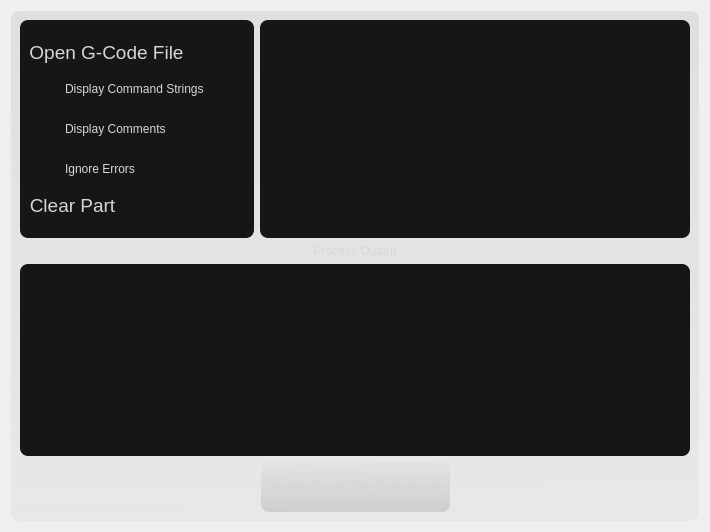
      <widget class="QWidget" name="printToolsPage">
       <property name="styleSheet">
        <string notr="true"/>
       </property>
       <layout class="QVBoxLayout" name="verticalLayout_5">
        <item>
         <widget class="QFrame" name="frame_6">
          <property name="sizePolicy">
           <sizepolicy hsizetype="Preferred" vsizetype="Expanding">
            <horstretch>0</horstretch>
            <verstretch>0</verstretch>
           </sizepolicy>
          </property>
          <property name="minimumSize">
           <size>
            <width>512</width>
            <height>256</height>
           </size>
          </property>
          <property name="maximumSize">
           <size>
            <width>16777215</width>
            <height>16777215</height>
           </size>
          </property>
          <property name="styleSheet">
           <string notr="true">background:

qlineargradient(spread:pad, x1:0.527, y1:1, x2:0.516852, y2:0, stop:0 rgba(89, 84, 91, 12), stop:1 rgba(128, 128, 128, 35));



border-radius: 8;
color: rgb(212,215,217);</string>
          </property>
          <property name="frameShape">
           <enum>QFrame::StyledPanel</enum>
          </property>
          <property name="frameShadow">
           <enum>QFrame::Raised</enum>
          </property>
          <layout class="QVBoxLayout" name="verticalLayout_10">
           <item>
            <layout class="QHBoxLayout" name="horizontalLayout_7">
             <item>
              <widget class="QFrame" name="frame_5">
               <property name="maximumSize">
                <size>
                 <width>16777215</width>
                 <height>235</height>
                </size>
               </property>
               <property name="styleSheet">
                <string notr="true">background:rgb(22, 22, 22,);</string>
               </property>
               <property name="frameShape">
                <enum>QFrame::StyledPanel</enum>
               </property>
               <property name="frameShadow">
                <enum>QFrame::Raised</enum>
               </property>
               <layout class="QVBoxLayout" name="verticalLayout_7">
                <item>
                 <widget class="QPushButton" name="gcode_tool_button_openFile">
                  <property name="sizePolicy">
                   <sizepolicy hsizetype="Fixed" vsizetype="Fixed">
                    <horstretch>0</horstretch>
                    <verstretch>0</verstretch>
                   </sizepolicy>
                  </property>
                  <property name="minimumSize">
                   <size>
                    <width>32</width>
                    <height>32</height>
                   </size>
                  </property>
                  <property name="baseSize">
                   <size>
                    <width>270</width>
                    <height>484</height>
                   </size>
                  </property>
                  <property name="font">
                   <font>
                    <pointsize>14</pointsize>
                   </font>
                  </property>
                  <property name="styleSheet">
                   <string notr="true">background: rgba(0,0,0,0);
color: rgb(212,215,217);</string>
                  </property>
                  <property name="text">
                   <string>Open G-Code File</string>
                  </property>
                  <property name="icon">
                   <iconset resource="icons.qrc">
                    <normaloff>:/icons/icons/iosDownload.png</normaloff>:/icons/icons/iosDownload.png</iconset>
                  </property>
                  <property name="iconSize">
                   <size>
                    <width>30</width>
                    <height>30</height>
                   </size>
                  </property>
                  <property name="flat">
                   <bool>true</bool>
                  </property>
                 </widget>
                </item>
                <item>
                 <layout class="QHBoxLayout" name="horizontalLayout_8">
                  <item>
                   <spacer name="horizontalSpacer">
                    <property name="orientation">
                     <enum>Qt::Horizontal</enum>
                    </property>
                    <property name="sizeType">
                     <enum>QSizePolicy::Preferred</enum>
                    </property>
                    <property name="sizeHint" stdset="0">
                     <size>
                      <width>16</width>
                      <height>20</height>
                     </size>
                    </property>
                   </spacer>
                  </item>
                  <item>
                   <layout class="QVBoxLayout" name="verticalLayout_6">
                    <property name="spacing">
                     <number>25</number>
                    </property>
                    <item>
                     <widget class="QRadioButton" name="radioButton_2">
                      <property name="text">
                       <string>Display Command Strings</string>
                      </property>
                      <property name="autoExclusive">
                       <bool>false</bool>
                      </property>
                     </widget>
                    </item>
                    <item>
                     <widget class="QRadioButton" name="radioButton">
                      <property name="text">
                       <string>Display Comments</string>
                      </property>
                      <property name="autoExclusive">
                       <bool>false</bool>
                      </property>
                     </widget>
                    </item>
                    <item>
                     <widget class="QRadioButton" name="radioButton_3">
                      <property name="text">
                       <string>Ignore Errors</string>
                      </property>
                      <property name="autoExclusive">
                       <bool>false</bool>
                      </property>
                     </widget>
                    </item>
                   </layout>
                  </item>
                  <item>
                   <spacer name="horizontalSpacer_2">
                    <property name="orientation">
                     <enum>Qt::Horizontal</enum>
                    </property>
                    <property name="sizeHint" stdset="0">
                     <size>
                      <width>40</width>
                      <height>20</height>
                     </size>
                    </property>
                   </spacer>
                  </item>
                 </layout>
                </item>
                <item>
                 <widget class="QPushButton" name="gcode_tool_button_clearPart">
                  <property name="sizePolicy">
                   <sizepolicy hsizetype="Fixed" vsizetype="Fixed">
                    <horstretch>0</horstretch>
                    <verstretch>0</verstretch>
                   </sizepolicy>
                  </property>
                  <property name="minimumSize">
                   <size>
                    <width>32</width>
                    <height>32</height>
                   </size>
                  </property>
                  <property name="font">
                   <font>
                    <pointsize>14</pointsize>
                   </font>
                  </property>
                  <property name="styleSheet">
                   <string notr="true">background: rgba(0,0,0,0);
color: rgb(212,215,217);</string>
                  </property>
                  <property name="text">
                   <string>Clear Part</string>
                  </property>
                  <property name="icon">
                   <iconset resource="icons.qrc">
                    <normaloff>:/icons/icons/iosTrash.png</normaloff>:/icons/icons/iosTrash.png</iconset>
                  </property>
                  <property name="iconSize">
                   <size>
                    <width>30</width>
                    <height>30</height>
                   </size>
                  </property>
                  <property name="flat">
                   <bool>true</bool>
                  </property>
                 </widget>
                </item>
               </layout>
              </widget>
             </item>
             <item>
              <widget class="QFrame" name="frame_7">
               <property name="maximumSize">
                <size>
                 <width>512</width>
                 <height>235</height>
                </size>
               </property>
               <property name="styleSheet">
                <string notr="true">background:rgba(22, 22, 22);
border-radius: 8;
</string>
               </property>
               <property name="frameShape">
                <enum>QFrame::StyledPanel</enum>
               </property>
               <property name="frameShadow">
                <enum>QFrame::Raised</enum>
               </property>
               <layout class="QHBoxLayout" name="horizontalLayout">
                <item>
                 <widget class="QTableView" name="PartInfoView">
                  <property name="minimumSize">
                   <size>
                    <width>0</width>
                    <height>200</height>
                   </size>
                  </property>
                  <property name="maximumSize">
                   <size>
                    <width>150</width>
                    <height>200</height>
                   </size>
                  </property>
                  <property name="styleSheet">
                   <string notr="true">background:rgb(22, 22, 22);
border-radius: 0;
</string>
                  </property>
                  <property name="showGrid">
                   <bool>false</bool>
                  </property>
                  <attribute name="horizontalHeaderVisible">
                   <bool>false</bool>
                  </attribute>
                  <attribute name="horizontalHeaderHighlightSections">
                   <bool>false</bool>
                  </attribute>
                  <attribute name="verticalHeaderVisible">
                   <bool>false</bool>
                  </attribute>
                  <attribute name="verticalHeaderHighlightSections">
                   <bool>false</bool>
                  </attribute>
                 </widget>
                </item>
                <item>
                 <widget class="QTableView" name="PartInfoViewData">
                  <property name="minimumSize">
                   <size>
                    <width>0</width>
                    <height>200</height>
                   </size>
                  </property>
                  <property name="maximumSize">
                   <size>
                    <width>16777215</width>
                    <height>200</height>
                   </size>
                  </property>
                  <property name="styleSheet">
                   <string notr="true">background:rgb(22, 22, 22);
border-radius: 0;
</string>
                  </property>
                  <property name="showGrid">
                   <bool>false</bool>
                  </property>
                  <attribute name="horizontalHeaderVisible">
                   <bool>false</bool>
                  </attribute>
                  <attribute name="horizontalHeaderHighlightSections">
                   <bool>false</bool>
                  </attribute>
                  <attribute name="horizontalHeaderStretchLastSection">
                   <bool>true</bool>
                  </attribute>
                  <attribute name="verticalHeaderVisible">
                   <bool>false</bool>
                  </attribute>
                  <attribute name="verticalHeaderHighlightSections">
                   <bool>false</bool>
                  </attribute>
                 </widget>
                </item>
               </layout>
              </widget>
             </item>
            </layout>
           </item>
           <item>
            <layout class="QVBoxLayout" name="verticalLayout_12">
             <item>
              <widget class="QLabel" name="label">
               <property name="styleSheet">
                <string notr="true">background: rgba(0,0,0,0)</string>
               </property>
               <property name="text">
                <string>Process Output</string>
               </property>
               <property name="alignment">
                <set>Qt::AlignCenter</set>
               </property>
              </widget>
             </item>
             <item>
              <widget class="QTextBrowser" name="textBrowser">
               <property name="styleSheet">
                <string notr="true">background: rgb(22,22,22);</string>
               </property>
              </widget>
             </item>
            </layout>
           </item>
           <item>
            <layout class="QHBoxLayout" name="horizontalLayout_9">
             <item>
              <spacer name="horizontalSpacer_5">
               <property name="orientation">
                <enum>Qt::Horizontal</enum>
               </property>
               <property name="sizeHint" stdset="0">
                <size>
                 <width>40</width>
                 <height>20</height>
                </size>
               </property>
              </spacer>
             </item>
             <item>
              <widget class="QFrame" name="frame_8">
               <property name="minimumSize">
                <size>
                 <width>5</width>
                 <height>0</height>
                </size>
               </property>
               <property name="maximumSize">
                <size>
                 <width>191</width>
                 <height>56</height>
                </size>
               </property>
               <property name="styleSheet">
                <string notr="true">background:

qlineargradient(spread:pad, x1:0.527, y1:1, x2:0.516852, y2:0, stop:0 rgba(89, 84, 91, 45), stop:1 rgba(212, 215, 217, 60));</string>
               </property>
               <property name="frameShape">
                <enum>QFrame::StyledPanel</enum>
               </property>
               <property name="frameShadow">
                <enum>QFrame::Raised</enum>
               </property>
               <layout class="QVBoxLayout" name="verticalLayout_8">
                <item>
                 <widget class="QPushButton" name="settings_buttons_saveFile_2">
                  <property name="sizePolicy">
                   <sizepolicy hsizetype="Fixed" vsizetype="Fixed">
                    <horstretch>0</horstretch>
                    <verstretch>0</verstretch>
                   </sizepolicy>
                  </property>
                  <property name="minimumSize">
                   <size>
                    <width>32</width>
                    <height>32</height>
                   </size>
                  </property>
                  <property name="baseSize">
                   <size>
                    <width>270</width>
                    <height>484</height>
                   </size>
                  </property>
                  <property name="font">
                   <font>
                    <pointsize>14</pointsize>
                   </font>
                  </property>
                  <property name="styleSheet">
                   <string notr="true">background: rgba(0,0,0,0);
color: rgb(212,215,217);</string>
                  </property>
                  <property name="text">
                   <string>Add Part To Job List</string>
                  </property>
                  <property name="icon">
                   <iconset resource="icons.qrc">
                    <normaloff>:/icons/icons/iosPlus.png</normaloff>:/icons/icons/iosPlus.png</iconset>
                  </property>
                  <property name="iconSize">
                   <size>
                    <width>30</width>
                    <height>30</height>
                   </size>
                  </property>
                  <property name="flat">
                   <bool>true</bool>
                  </property>
                 </widget>
                </item>
               </layout>
              </widget>
             </item>
             <item>
              <spacer name="horizontalSpacer_6">
               <property name="orientation">
                <enum>Qt::Horizontal</enum>
               </property>
               <property name="sizeHint" stdset="0">
                <size>
                 <width>40</width>
                 <height>20</height>
                </size>
               </property>
              </spacer>
             </item>
            </layout>
           </item>
          </layout>
         </widget>
        </item>
       </layout>
      </widget>
